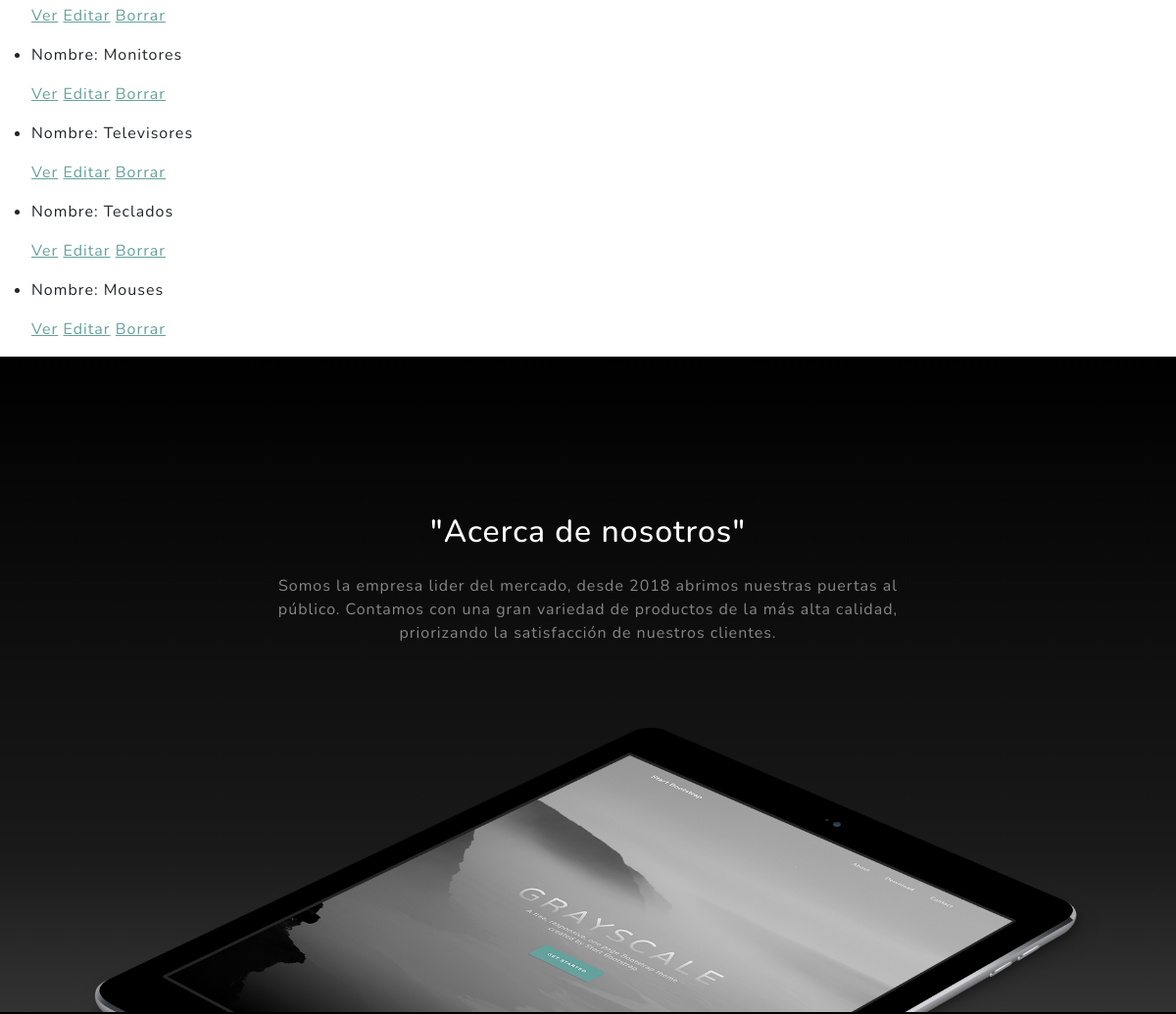
Page /categoria/lista/ (middle part) on the earlier database version.
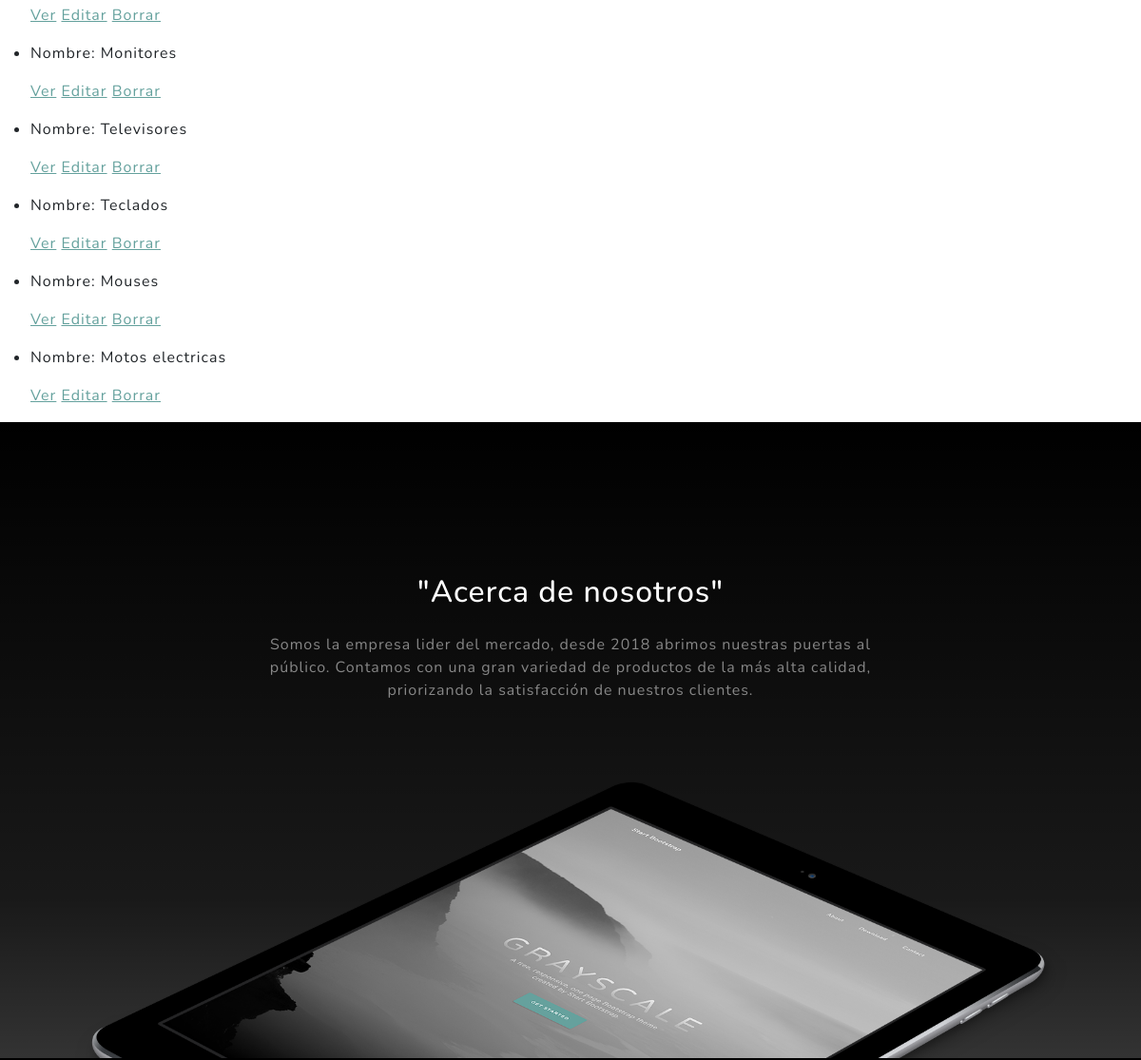
Same page on the later database version.
### AppGasco/models.py (models this page shows, shortened)
class Categoria(models.Model):
    nombre_categoria = models.CharField(max_length=30)
    descripcion_categoria = models.TextField(blank=True, null=True)

### AppGasco/views_clases.py (the view)
# urls.py: path('categoria/lista/', views_clases.CategoriaListView.as_view(), name='List_Categoria'),
class CategoriaListView(ListView):
    model = Categoria  # Modelo con el que trabaja esta vista
    template_name = "appgasco/Vistas_Clase_Categoria/categoria_list.html"  # Plantilla para renderizar la lista

### AppGasco/templates/appgasco/Vistas_Clase_Categoria/categoria_list.html (shortened to what this page needs)
{% extends 'AppGasco/index.html' %}
{% load static %}
{% block main %}
    <ul>
        {% for categoria in object_list %}
            <li>
                <p>Nombre: {{ categoria.nombre_categoria }}</p>
                <p>
                    <a href="{% url 'Detail' categoria.pk %}">Ver</a>
                    <a href="{% url 'Edit' categoria.pk %}">Editar</a>
                    <a href="{% url 'Delete' categoria.pk %}">Borrar</a>
                </p>
            </li>
        {% empty %}
            <p>No hay categorías disponibles.</p>
        {% endfor %}
    </ul>
{% endblock main %}

Differences in the rows shown:
added Categoria: nombre_categoria "Motos electricas"
